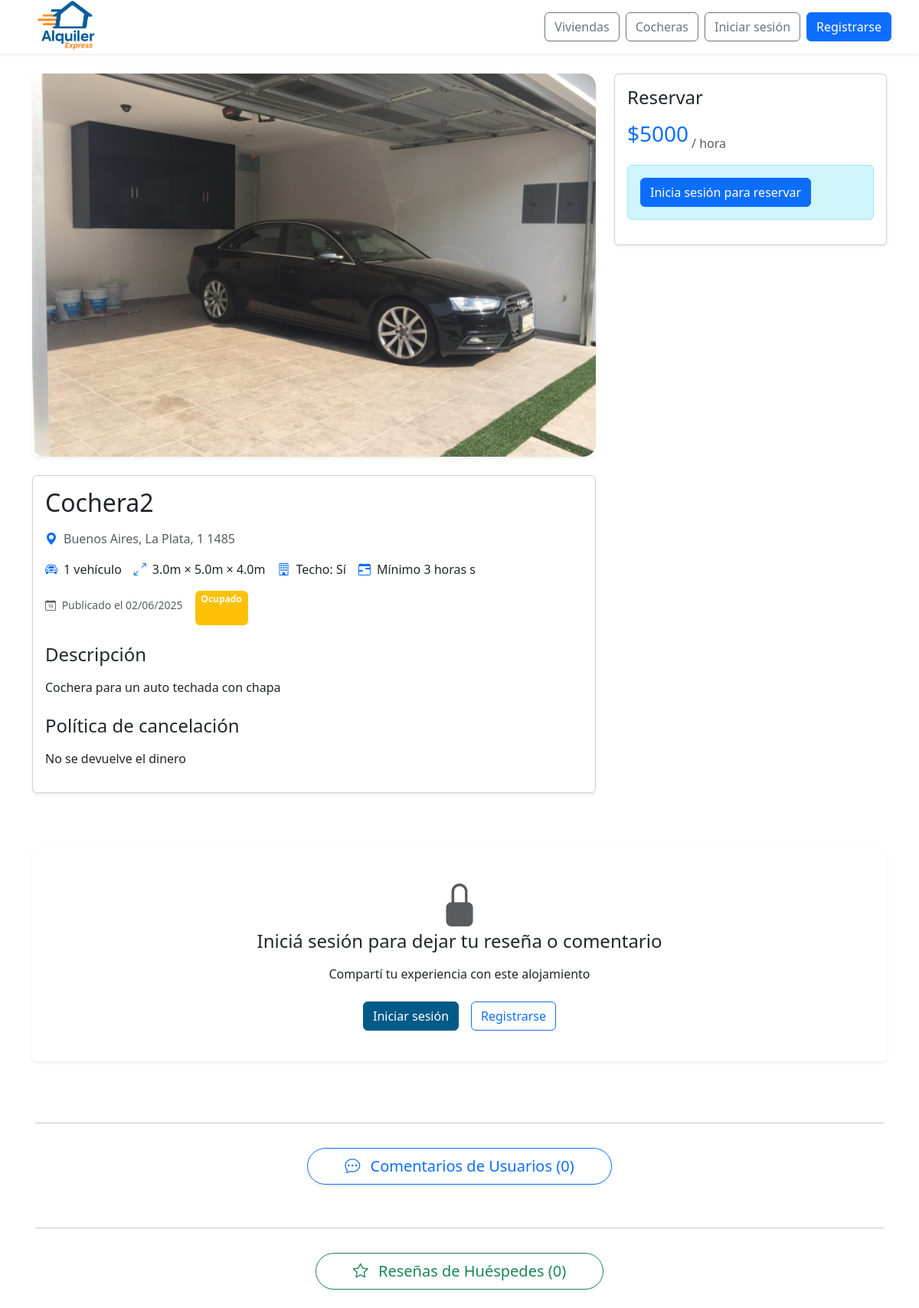
/buscar-cocheras/2/, run on the app's committed database.
### web/models.py (models this page shows, shortened)
class CocheraImagen(models.Model):
    id_imagen = models.AutoField(primary_key=True)
    cochera = models.ForeignKey(Cochera, related_name='imagenes', on_delete=models.CASCADE)
    imagen = models.ImageField(upload_to='cocheras/')
    descripcion = models.CharField(max_length=255, blank=True)

class Cochera(models.Model):
    id_cochera = models.AutoField(primary_key=True)
    nombre = models.CharField(max_length=100, unique=True)
    alto = models.FloatField()
    ancho = models.FloatField()
    largo = models.FloatField()
    cantidad_vehiculos = models.IntegerField()
    con_techo = models.BooleanField()
    descripcion = models.TextField()
    direccion = models.TextField()
    provincia = models.ForeignKey(Provincia, on_delete=models.SET_NULL, null=True)
    ciudad = models.ForeignKey(Ciudad, on_delete=models.SET_NULL, null=True)
    precio_por_dia = models.DecimalField(max_digits=10, decimal_places=2)
    politica_cancelacion = models.TextField()
    fecha_publicacion = models.DateField()
    estado = models.ForeignKey(Estado, on_delete=models.SET_NULL, null=True)
    empleado = models.ForeignKey(Perfil, null=True, blank=True, on_delete=models.SET_NULL)
    minimo_dias_alquiler = models.PositiveIntegerField(default=1, verbose_name="Mínimo de días de alquiler")

class Provincia(models.Model):
    id = models.PositiveIntegerField(primary_key=True)  # para usar IDs específicos
    nombre = models.CharField(max_length=255, unique=True)

class Ciudad(models.Model):
    id = models.PositiveIntegerField(primary_key=True)  # para usar IDs específicos
    nombre = models.CharField(max_length=255)
    provincia = models.ForeignKey(Provincia, related_name='ciudades', on_delete=models.CASCADE)

class Estado(models.Model):
    id_estado = models.AutoField(primary_key=True)
    nombre = models.CharField(max_length=100)

### web/views/viewsDetalles.py (the view, shortened to what this page needs)
# urls.py: path('buscar-cocheras/<int:id_cochera>/', viewsDetalles.detalle_cochera, name='detalle_cochera'),
def detalle_cochera(request, id_cochera):
    cochera = get_object_or_404(
        Cochera.objects.select_related('estado'),
        id_cochera=id_cochera
    )
    resenias = Resenia.objects.filter(cochera=cochera)
    comentarios = Comentario.objects.filter(cochera=cochera).order_by('-fecha_creacion')
    reservas = Reserva.objects.filter(cochera=cochera, estado__nombre__in=['Confirmada', 'Pagada', 'Aprobada', 'Finalizada'])
    historial = CocheraEstado.objects.filter(cochera=cochera).order_by('-fecha_inicio')
    es_usuario = request.user.is_authenticated and request.user.groups.filter(name="cliente").exists()
    is_cliente_var = is_cliente(request.user)
    is_admin_or_empleado_var = is_admin_or_empleado(request.user)
    is_admin_var = is_admin(request.user)
    from collections import defaultdict
    HORARIOS_TRABAJO = [f"{i:02d}:00" for i in range(6, 24)]
    TOTAL_HORARIOS = len(HORARIOS_TRABAJO)
    horarios_ocupados_por_fecha = defaultdict(set)
    for reserva in reservas:
        fecha_actual = reserva.fecha_inicio.date()
        fecha_fin = reserva.fecha_fin.date()
        while fecha_actual <= fecha_fin:
            if reserva.fecha_inicio.date() == fecha_actual:
                hora_inicio = reserva.fecha_inicio
            else:
                hora_inicio = datetime.combine(fecha_actual, datetime.min.time().replace(hour=6))
            if reserva.fecha_fin.date() == fecha_actual:
                hora_fin = reserva.fecha_fin
            else:
                hora_fin = datetime.combine(fecha_actual, datetime.min.time().replace(hour=23, minute=59))
            if hasattr(hora_inicio, 'replace'):
                hora_inicio_naive = hora_inicio.replace(tzinfo=None)
            else:
                hora_inicio_naive = hora_inicio
            if hasattr(hora_fin, 'replace'):
                hora_fin_naive = hora_fin.replace(tzinfo=None)
            else:
                hora_fin_naive = hora_fin
            hora_actual = hora_inicio_naive
            while hora_actual < hora_fin_naive:
                if 6 <= hora_actual.hour <= 23:  # Solo horarios de trabajo
                    hora_str = f"{hora_actual.hour:02d}:00"
                    horarios_ocupados_por_fecha[fecha_actual.strftime('%Y-%m-%d')].add(hora_str)
                hora_actual += timedelta(hours=1)
            fecha_actual += timedelta(days=1)
    fechas_ocupadas = []
    for fecha_str, horas_ocupadas in horarios_ocupados_por_fecha.items():
        if len(horas_ocupadas) >= TOTAL_HORARIOS:
            fechas_ocupadas.append(fecha_str)
    fechas_ocupadas_propias = []
    usuario_resenia = None
    perfil = getattr(request.user, "perfil", None) if request.user.is_authenticated else None
    if perfil:
        usuario_resenia = Resenia.objects.filter(cochera=cochera, usuario=perfil).first()
    comentario_form = ComentarioForm()
    respuesta_form = RespuestaComentarioForm()
    resenia_form = ReseniaForm()
    respuestas_dict = {
        r.comentario.id_comentario: r for r in RespuestaComentario.objects.filter(comentario__in=comentarios)
    }
    puede_reseñar = False
    hoy = timezone.now().date()
    mantenimiento_activo = (
        CocheraEstado.objects
        .filter(
            cochera=cochera,
            estado__nombre="En Mantenimiento",
            fecha_inicio__lte=hoy,
            fecha_fin__gte=hoy
        )
        .order_by('-fecha_fin')
        .first()
    )
    fecha_fin_mantenimiento_var = None
    razon_mantenimiento = None  # Agregar esta línea
    if mantenimiento_activo and mantenimiento_activo.fecha_fin:
        fecha_fin_mantenimiento_var = mantenimiento_activo.fecha_fin
        razon_mantenimiento = mantenimiento_activo.descripcion  # Agregar esta línea
    return render(request, 'detalle/detalle_cochera.html', {
        'cochera': cochera,
        'resenias': resenias,
        'comentarios': comentarios,
        'comentario_form': comentario_form,
        'respuesta_form': respuesta_form,
        'resenia_form': resenia_form,
        'reservas': reservas,
        'historial': historial,
        'usuario_resenia': usuario_resenia,
        'fechas_ocupadas': fechas_ocupadas,  # Solo fechas completamente ocupadas
        'fechas_ocupadas_propias': fechas_ocupadas_propias,
        'respuestas': respuestas_dict,
        'es_usuario': es_usuario,
        'is_admin_or_empleado': is_admin_or_empleado_var,
        'is_admin': is_admin_var,
        'is_cliente': is_cliente_var,
        'puede_reseñar': puede_reseñar,
        'fecha_fin_mantenimiento': fecha_fin_mantenimiento_var,
        'razon_mantenimiento': razon_mantenimiento,  # Agregar esta línea
    })

### web/context_processors.py (called while the page is built, shortened)
def notifications(request):
    return {}

def is_client_context(request):
    return {'is_client': is_client(request.user)}

### web/utils.py (called while the page is built)
def is_client(user):
    return user.is_authenticated and user.groups.filter(name="cliente").exists()

def is_admin(user):
    return user.is_authenticated and user.is_staff

def is_admin_or_empleado(user):
    return user.is_authenticated and (user.is_staff or user.groups.filter(name="empleado").exists())

def is_cliente(user):
    return user.is_authenticated and user.groups.filter(name="cliente").exists()

### web/templates/detalle/detalle_cochera.html (shortened to what this page needs)
{% extends 'detalle/detalle_base.html' %}
{% block content %}
  {% with objeto=cochera tipo="cochera" imagen_default="img/default-garage-large.jpg" %}
    {{ block.super }}
  {% endwith %}
{% endblock %}
{% block detalles_especificos %}
  <div class="d-flex align-items-center">
    <i class="bi bi-car-front text-primary me-2"></i>
    <span>{{ objeto.cantidad_vehiculos }} vehículo{{ objeto.cantidad_vehiculos|pluralize }}</span>
  </div>
  <div class="d-flex align-items-center">
    <i class="bi bi-arrows-angle-expand text-primary me-2"></i>
    <span>{{ objeto.ancho }}m × {{ objeto.largo }}m × {{ objeto.alto }}m</span>
  </div>
  <div class="d-flex align-items-center">
    <i class="bi bi-building text-primary me-2"></i>
    <span>Techo: {{ objeto.con_techo|yesno:"Sí,No" }}</span>
  </div>
  <div class="d-flex align-items-center">
    <i class="bi bi-calendar-range text-primary me-2"></i>
    <span>Mínimo {{ objeto.minimo_dias_alquiler }} horas {{ objeto.minimo_dias_alquiler|pluralize }}</span>
  </div>
{% endblock %}

### web/templates/detalle/detalle_base.html (shortened to what this page needs)
{% extends 'base/base.html' %}
{% load static %}
{% load user_groups %}
{% load dict_extras %}
{% block extra_css %}
  <link rel="stylesheet" href="{% static 'css/detalle.css' %}">
  <link rel="stylesheet" href="https://cdn.jsdelivr.net/npm/flatpickr/dist/flatpickr.min.css">
{% endblock %}
{% block content %}
<main class="container mt-5 pt-5">
  <div id="detalle-{{ tipo }}" class="row">
    <div class="col-lg-8">
      <div id="{{ tipo }}Carousel" class="carousel slide mb-4 shadow-sm rounded" data-bs-ride="carousel">
        <div class="carousel-inner rounded">
          {% for imagen in objeto.imagenes.all %}
            <div class="carousel-item {% if forloop.first %}active{% endif %}">
              <img src="{{ imagen.imagen.url }}" class="d-block w-100 img-carrusel-{{ tipo }}" alt="{{ objeto.nombre }}">
            </div>
          {% empty %}
            <div class="carousel-item active">
              <img src="{% static imagen_default %}" class="d-block w-100 img-carrusel-{{ tipo }}" alt="Imagen por defecto">
            </div>
          {% endfor %}
        </div>
      </div>
      <div class="card mb-4 shadow-sm">
        <div class="card-body">
          <h1 class="h2 mb-3">{{ objeto.nombre }}</h1>
          <div class="d-flex align-items-center mb-3">
            <i class="bi bi-geo-alt-fill text-primary me-2"></i>
            <span class="text-muted">
              {{ objeto.provincia.nombre }}, {{ objeto.ciudad.nombre }}, {{ objeto.direccion }}
            </span>
          </div>
          <div class="d-flex flex-wrap gap-3 mb-4">
            {% block detalles_especificos %}{% endblock %}
            <p class="text-muted small mt-2">
              <i class="bi bi-calendar-date me-1"></i>
              Publicado el {{ objeto.fecha_publicacion|date:"d/m/Y" }}
            </p>
            {% if objeto.estado %}
            <span class="badge bg-{% if objeto.estado.nombre == 'Disponible' %}success{% else %}warning{% endif %}">
              {{ objeto.estado.nombre }}
            </span>
            {% endif %}
          </div>
          <h3 class="h4 mb-3">Descripción</h3>
          <p class="mb-4">{{ objeto.descripcion }}</p>
          <h3 class="h4 mb-3">Política de cancelación</h3>
          <p>{{ objeto.politica_cancelacion }}</p>
        </div>
      </div>
    </div>
    <div class="col-lg-4">
      <div class="card shadow-sm sticky-top" style="top: 20px;">
        <div class="card-body">
          {% if is_admin_or_empleado %}
            <h3 class="h4 mb-3">Gestión del {{ tipo|title }}</h3>
          {% else %}
            <h3 class="h4 mb-3">Reservar</h3>
          {% endif %}
          <div class="d-flex align-items-end mb-3">
            <span class="h3 text-primary">${{ objeto.precio_por_dia|floatformat:"0" }}</span>
            <span class="text-muted ms-1">/ {% if tipo == 'cochera' %}hora{% else %}noche{% endif %}</span>
          </div>
          {% if objeto.estado.nombre == 'En Mantenimiento' %}
            <div class="alert alert-warning">
              <i class="bi bi-exclamation-triangle-fill me-2"></i>
              <strong>{% if is_admin_or_empleado %}Actualmente en mantenimiento{% else %}No disponible temporalmente{% endif %}</strong>
              <p class="mb-0">{% if is_admin_or_empleado %}Hasta{% else %}Estamos realizando tareas de mantenimiento hasta{% endif %} el {{ fecha_fin_mantenimiento|date:"d/m/Y" }}.</p>
              {% if razon_mantenimiento %}
                <p class="mb-0 mt-1"><small>Motivo: {{ razon_mantenimiento }}</small></p>
              {% endif %}
              {% if not is_admin_or_empleado %}
                <p class="mb-0 mt-2">Disculpe las molestias.</p>
              {% endif %}
            </div>
          {% elif not is_admin_or_empleado %}
            {% if not user.is_authenticated %}
              <div class="alert alert-info">
                <a href="{% url 'login' %}" class="btn btn-primary">Inicia sesión para reservar</a>
              </div>
            {% elif not user.is_active %}
              <div class="alert alert-warning">
                <i class="bi bi-exclamation-triangle-fill me-2"></i>
                <strong>Cuenta bloqueada</strong>
                <p class="mb-0">Tu cuenta está temporalmente bloqueada. No puedes realizar reservas, comentarios y reseñas.</p>
              </div>
            {% else %}
              {% block formulario_reserva %}{% endblock %}
            {% endif %}
          {% endif %}
        </div>
      </div>
    </div>
  </div>
</main>
{% include 'detalle/_cartelAutenticarse.html' %}
{% include 'detalle/_comentarios.html' %}
{% include 'detalle/_resenias.html' %}
{% endblock %}

### web/static/css/global.css (style rules this page uses)
:root { --color-azul-alquiler: #005A87; --color-azul-hover: #004466; --color-azul-active: #003347; --color-azul-focus-shadow: rgba(0, 90, 135, 0.25); --color-naranja-alquiler: #F26A1B; --color-naranja-hover: #d85b17; --color-naranja-active: #b84e14; --color-naranja-focus-shadow: rgba(242, 106, 27, 0.25); }

### web/static/css/detalle.css (style rules this page uses)
.carousel-inner, .carousel-item { width: 100%; height: 500px; border-radius: 1rem !important; overflow: hidden !important; background: #eee !important; }

### web/templates/detalle/detalle_cochera.html (style rules this page uses)
.img-carrusel-cochera { height: 500px; object-fit: cover; }

### data on the page
CocheraImagen: imagen (picture)
Cochera: nombre "Cochera2", provincia.nombre "Buenos Aires", ciudad.nombre "La Plata", direccion "1 1485", cantidad_vehiculos "1", ancho "3.0", largo "5.0", alto "4.0", con_techo "Sí", minimo_dias_alquiler "3", fecha_publicacion "02/06/2025", estado.nombre "Ocupado", descripcion "Cochera para un auto techada con chapa", politica_cancelacion "No se devuelve el dinero", precio_por_dia "5000"

### other printed values
{{ comentarios.count }} "0"
{{ resenias.count }} "0"
